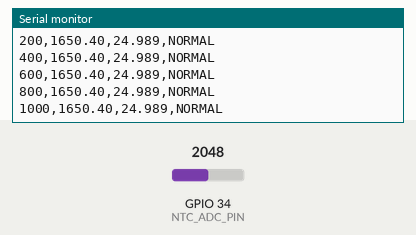
Recording of a sketch running on a simulated ESP32. Parts: the last lines printed to the serial monitor. The inputs (shaded band) are chosen by the test bench; at power-on: GPIO 34 (NTC_ADC_PIN) = 2048 (analog values on the 0–4095 scale).

Above: at 1.2 s.
1.3 s: GPIO 34 (NTC_ADC_PIN) set to 2866
At 1.57 s:
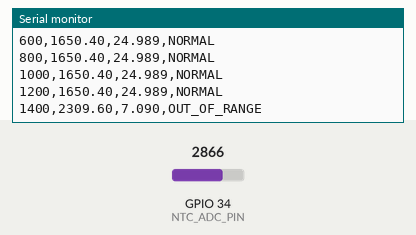
3.1 s: GPIO 34 (NTC_ADC_PIN) set to 3603
At 3.37 s:
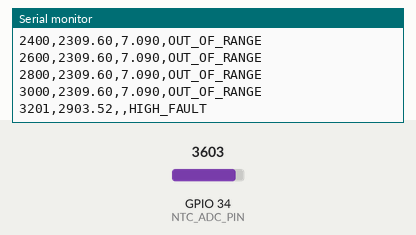
4.9 s: GPIO 34 (NTC_ADC_PIN) set to 1228
At 5.17 s:
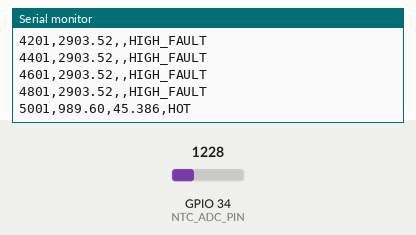
6.7 s: GPIO 34 (NTC_ADC_PIN) set to 60
At 6.97 s:
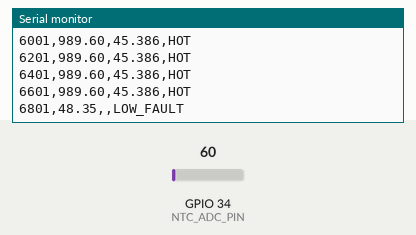

Measured:
- after the input at 1.3 s, the serial monitor: prints a new line after 0.12 s (image 1)
- after the input at 3.1 s, the serial monitor: prints a new line after 0.12 s (image 2)
- after the input at 4.9 s, the serial monitor: prints a new line after 0.12 s (image 3)
- after the input at 6.7 s, the serial monitor: prints a new line after 0.12 s (image 4)

The sketch:

Original_PreValidation_sketch.ino
```cpp
// ThermoBench / Wokwi ESP32 NTC firmware demonstrator
// Newly prepared virtual test sketch, NOT the verified hardware firmware.
// Wokwi's 10k/10k NTC module is connected DIRECTLY to ESP32 GPIO34.
// The exact KiCad 9.82k divider / 990R / 100nF analog front end is NOT simulated.
// Firmware output is virtual/synthetic and cannot be used as hardware evidence.
#include <Arduino.h>
#include <math.h>

constexpr int NTC_ADC_PIN = 34;
constexpr float ADC_FULL_SCALE = 4095.0f;
constexpr float VCC_MV = 3300.0f; // nominal Wokwi module excitation, not hardware calibration
constexpr float R_FIXED_OHMS = 10000.0f; // internal resistor in Wokwi NTC module
constexpr float R_25C_OHMS = 10000.0f;
constexpr float NTC_BETA = 3950.0f;
constexpr uint32_t PERIOD_MS = 200;

uint32_t lastReading = 0;
bool hot = false;

void setup() {
  Serial.begin(115200);
  analogReadResolution(12);
  analogSetPinAttenuation(NTC_ADC_PIN, ADC_11db);
  Serial.println("ms,mv,temp_c,status");
}

void loop() {
  const uint32_t now = millis();
  if ((uint32_t)(now - lastReading) < PERIOD_MS) return;
  lastReading = now;

  float counts = 0.0f;
  for (int i = 0; i < 16; ++i) {
    counts += analogRead(NTC_ADC_PIN);
    delay(1);
  }
  counts /= 16.0f;

  // Wokwi analog ADC scaling is approximate: this is a nominal display voltage.
  const float mv = VCC_MV * (counts / ADC_FULL_SCALE);
  const char *status = "NORMAL";
  float tempC = NAN;

  if (mv <= 100.0f) {
    status = "LOW_FAULT";
    hot = false;
  } else if (mv >= 2900.0f) {
    status = "HIGH_FAULT";
    hot = false;
  } else {
    const float fraction = counts / ADC_FULL_SCALE;
    // Wokwi NTC module output model: NTC to GND, internal 10k to VCC.
    const float rNtc = R_FIXED_OHMS * fraction / (1.0f - fraction);
    tempC = 1.0f / (1.0f / 298.15f + logf(rNtc / R_25C_OHMS) / NTC_BETA) - 273.15f;

    if (!isfinite(tempC) || tempC < 15.0f || tempC > 55.0f) {
      status = "OUT_OF_RANGE";
      hot = false;
    } else {
      if (tempC >= 45.0f) hot = true;
      else if (tempC <= 43.0f) hot = false;
      status = hot ? "HOT" : "NORMAL";
    }
  }

  Serial.printf("%lu,%.2f,", (unsigned long)now, mv);
  if (isfinite(tempC)) Serial.printf("%.3f", tempC);
  Serial.printf(",%s\n", status);
}
```
